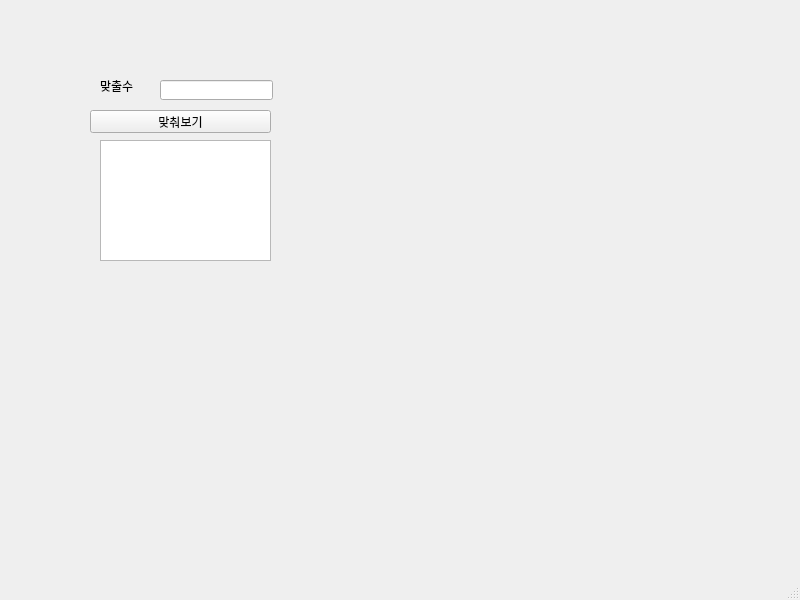
<?xml version="1.0" encoding="UTF-8"?>
<ui version="4.0">
 <class>MainWindow</class>
 <widget class="QMainWindow" name="MainWindow">
  <property name="geometry">
   <rect>
    <x>0</x>
    <y>0</y>
    <width>800</width>
    <height>600</height>
   </rect>
  </property>
  <property name="windowTitle">
   <string>MainWindow</string>
  </property>
  <widget class="QWidget" name="centralwidget">
   <widget class="QLabel" name="lbl">
    <property name="geometry">
     <rect>
      <x>100</x>
      <y>80</y>
      <width>56</width>
      <height>12</height>
     </rect>
    </property>
    <property name="text">
     <string>맞출수</string>
    </property>
   </widget>
   <widget class="QLineEdit" name="le">
    <property name="geometry">
     <rect>
      <x>160</x>
      <y>80</y>
      <width>113</width>
      <height>20</height>
     </rect>
    </property>
   </widget>
   <widget class="QPushButton" name="pb">
    <property name="geometry">
     <rect>
      <x>90</x>
      <y>110</y>
      <width>181</width>
      <height>23</height>
     </rect>
    </property>
    <property name="text">
     <string>맞춰보기</string>
    </property>
   </widget>
   <widget class="QPlainTextEdit" name="pt">
    <property name="geometry">
     <rect>
      <x>100</x>
      <y>140</y>
      <width>171</width>
      <height>121</height>
     </rect>
    </property>
   </widget>
  </widget>
  <widget class="QMenuBar" name="menubar">
   <property name="geometry">
    <rect>
     <x>0</x>
     <y>0</y>
     <width>800</width>
     <height>21</height>
    </rect>
   </property>
  </widget>
  <widget class="QStatusBar" name="statusbar"/>
 </widget>
 <resources/>
 <connections/>
</ui>
